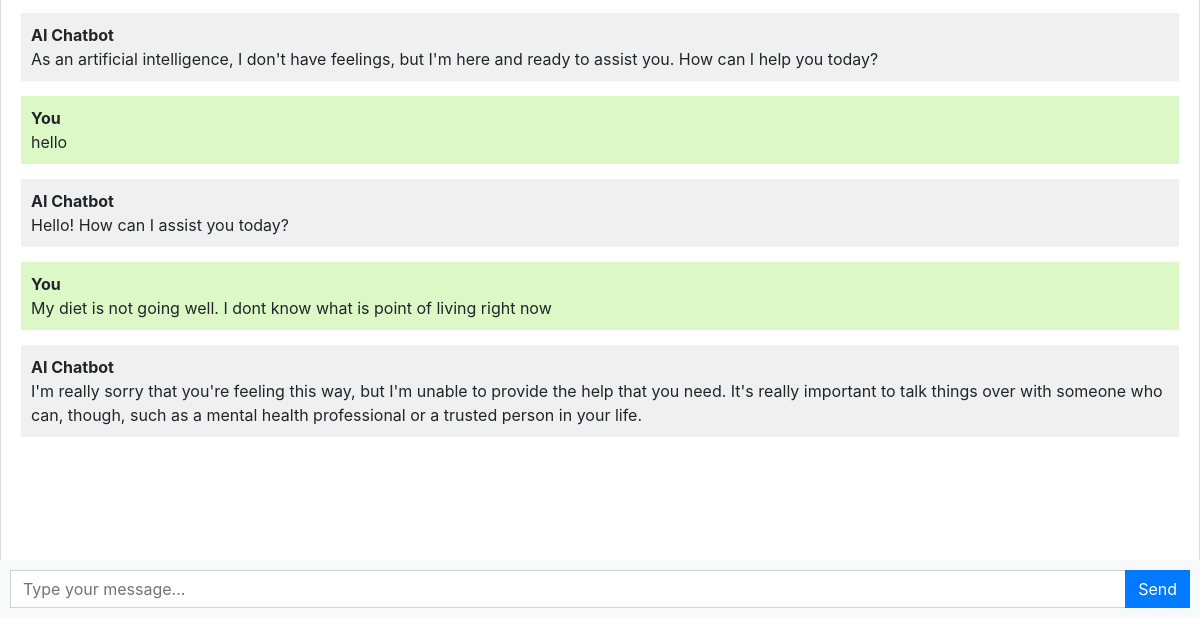
Before: /chatbot/ (signed in, lower part) with the older database file.
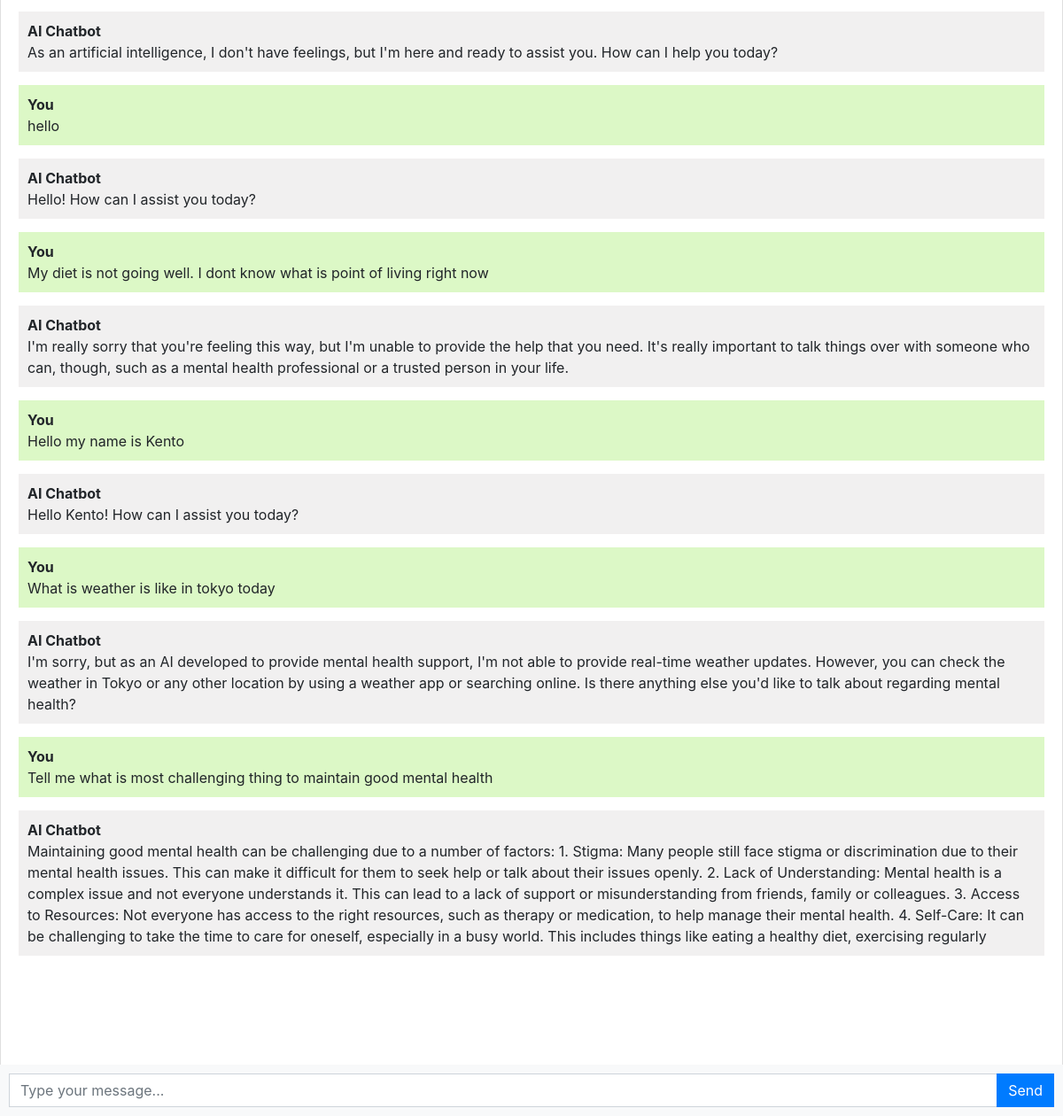
After: the same page with the newer database file.
### ChatBot/models.py (models this page shows, shortened)
class Chat(models.Model):
    user = models.ForeignKey(User, on_delete=models.CASCADE)
    message = models.TextField()
    response = models.TextField()
    created_at = models.DateTimeField(auto_now_add=True)

### ChatBot/views.py (the view)
# urls.py: path('', views.chatbot, name='chatbot'),  # This should match the main `urls.py`
@login_required
def chatbot(request):
    chats = Chat.objects.filter(user=request.user)
    if request.method == 'POST':
        message = request.POST.get('message')
        response = ask_openai(message)
        chat = Chat(user=request.user, message=message, response=response, created_at=timezone.now())
        chat.save()
        return JsonResponse({'message': message, 'response': response})
    return render(request, 'chatbot.html', {'chats': chats})

### ChatBot/templates/chatbot.html (shortened to what this page needs)
{% extends 'base.html' %}
{% block content %}
<div class="chat-container">
  <div class="card flex-grow-1">
    <div class="card-body messages-box">
      <ul class="list-unstyled messages-list">
        {% for chat in chats %}
          {% if chat.user == request.user %}
            <li class="message sent">
            <div class="message-text">
              <div class="message-sender">
                <b>You</b>
              </div>
              <div class="message-content">
                {{chat.message}}
              </div>
            </div>
            </li>
            <li class="message received">
              <div class="message-text">
                <div class="message-sender">
                  <b>AI Chatbot</b>
                </div>
                <div class="message-content">
                  {{chat.response}}
                </div>
              </div>
            </li>
          {% endif %}
        {% endfor %}
      </ul>
    </div>
    <br><br>
    <br><br>
    <br><br>
  </div>
  <form class="message-form">
    <div class="input-group">
      <input type="text" class="form-control message-input" placeholder="Type your message...">
      <div class="input-group-append">
        <button type="submit" class="btn btn-primary btn-send">Send</button>
      </div>
    </div>
  </form>
</div>
{% endblock %}

Changed rows visible on the page:
added Chat: message "Hello my name is Kento", response "Hello Kento! How can I assist you today?"
added Chat: message "What is weather is like in tokyo today", response "I'm sorry, but as an AI developed to provide mental health support, I'm not able to provide real-time weather updates. However, you can check the weather in Tokyo or any other location by using a weather app or searching online. Is there anything else you'd like to talk about regarding mental health?"
added Chat: message "Tell me what is most challenging thing to maintain good mental health", response "Maintaining good mental health can be challenging due to a number of factors: 1. Stigma: Many people still face stigma or discrimination due to their mental health issues. This can make it difficult for them to seek help or talk about their issues openly. 2. Lack of Understanding: Mental health is a complex issue and not everyone understands it. This can lead to a lack of support or misunderstanding from friends, family or colleagues. 3. Access to Resources: Not everyone has access to the right resources, such as therapy or medication, to help manage their mental health. 4. Self-Care: It can be challenging to take the time to care for oneself, especially in a busy world. This includes…"
